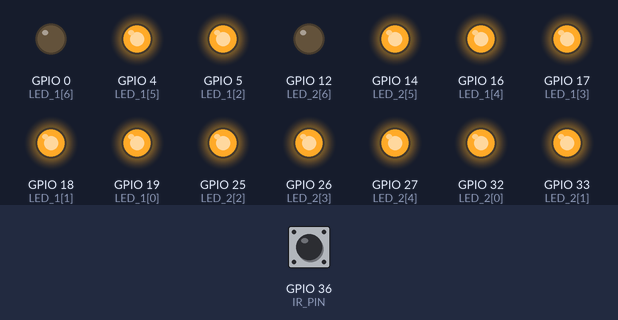
Recording of a sketch running on a simulated ESP32. On the bench: output pins drawn as LEDs (lit = HIGH). The inputs (shaded band) are chosen by the test bench; at power-on: GPIO 36 (IR_PIN) HIGH.

Above: at 1.2 s.
1.3 s: GPIO 36 (IR_PIN) driven LOW
At 1.9 s:
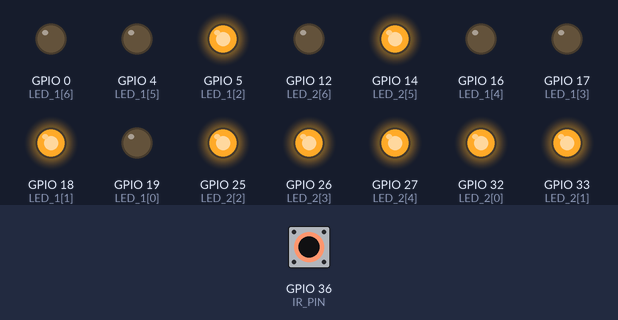
2.8 s: GPIO 36 (IR_PIN) pulsed HIGH 5 times (0.12 s each, 0.3 s apart)
At 4.9 s:
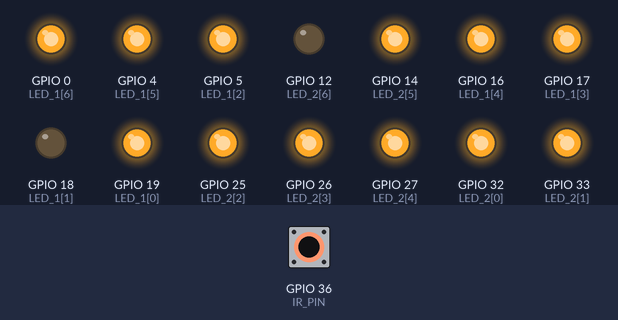
5.8 s: GPIO 36 (IR_PIN) pulsed HIGH 2 times (0.12 s each, 0.3 s apart)
At 6.6 s:
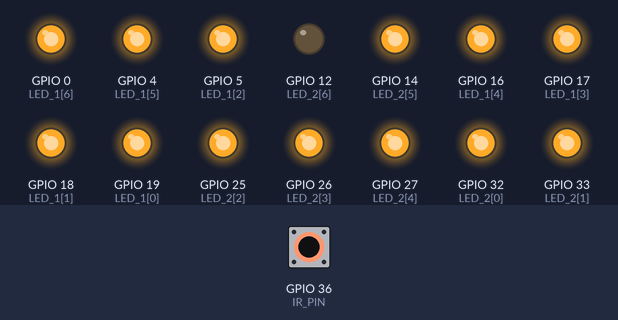
Timing chart, 0 to 8.8 s (numbered marks = the images above; inputs shaded):
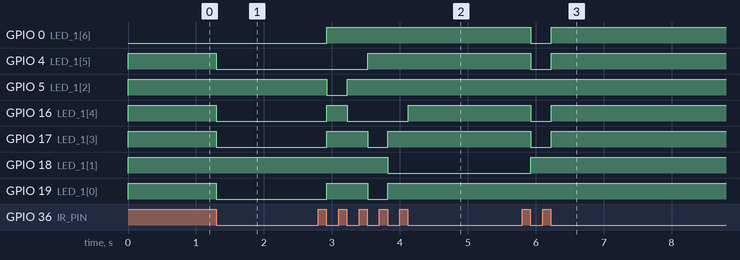

Measured:
- after the input at 1.3 s, GPIO 4 (LED_1[5]), GPIO 16 (LED_1[4]), GPIO 17 (LED_1[3]), GPIO 19 (LED_1[0]): HIGH → LOW at once
- after the input at 2.8 s, GPIO 0 (LED_1[6]): LOW → HIGH after 0.12 s; GPIO 4 (LED_1[5]): LOW → HIGH after 0.72 s
- after the input at 5.8 s, GPIO 0 (LED_1[6]), GPIO 4 (LED_1[5]), GPIO 16 (LED_1[4]), GPIO 17 (LED_1[3]): HIGH → LOW after 0.13 s, → HIGH 0.30 s later; GPIO 18 (LED_1[1]): LOW → HIGH after 0.13 s

The sketch:

IR_7Segment_Decoder.ino
```cpp
/*=============================================================
                    IR 7-SEGMENT DECODER
===============================================================
Description:
    This program demonstrates infrared sensor input signals,
    allowing each incremental sensor signal count to be
    displayed on two 7-segment displays, representing one's
    and ten's.

Programmer:
    Mark Garcia

Date:
    26 Oct 2026
*/

// GPIO Pins
const uint8_t IR_PIN = 36;

const uint8_t LED_1[] = {19, 18, 5, 17, 16, 4, 0};
const uint8_t NUM_ONES = sizeof(LED_1) / sizeof(LED_1[0]);

const uint8_t LED_2[] = {32, 33, 25, 26, 27, 14, 12};
const uint8_t NUM_TENS = sizeof(LED_2) / sizeof(LED_2[0]);

// Variables
int ir_counter = 0;
int ir_previousState = 1;

#include "decoder.h"

void setup() {
    pinMode(IR_PIN, INPUT);

    for (int i = 0; i < NUM_ONES; i++) {
        pinMode(LED_1[i], OUTPUT);
    }

    for (int i = 0; i < NUM_TENS; i++) {
        pinMode(LED_2[i], OUTPUT);
    }

    ir_previousState = digitalRead(IR_PIN);
    displayCounter(ir_counter);
}

void loop() {
    decoder(ir_previousState);
}
```

decoder.h
```cpp
// 7-Seg Array Map [10x7]
// Para hapos nalang ang kinabuhi
const uint8_t DIGITS[10][7] = {
    {1, 1, 1, 1, 1, 1, 0}, // 0
    {0, 1, 1, 0, 0, 0, 0}, // 1
    {1, 1, 0, 1, 1, 0, 1}, // 2
    {1, 1, 1, 1, 0, 0, 1}, // 3
    {0, 1, 1, 0, 0, 1, 1}, // 4
    {1, 0, 1, 1, 0, 1, 1}, // 5
    {1, 0, 1, 1, 1, 1, 1}, // 6
    {1, 1, 1, 0, 0, 0, 0}, // 7
    {1, 1, 1, 1, 1, 1, 1}, // 8
    {1, 1, 1, 1, 0, 1, 1}  // 9
};

// Allows connectivity from the board to the 7-Seg
void displayDigit(int digit, const uint8_t pins[]) {
    for (int i = 0; i < 7; i++) {
        digitalWrite(pins[i], DIGITS[digit][i]);
    }
}

// Determines the display of SEG1's Ones and SEG2's Tens
// via sensor count
void displayCounter(int counter) {
    int tens = counter / 10;
    int ones = counter % 10;

    displayDigit(tens, LED_2);
    displayDigit(ones, LED_1);
}

void decoder(int &previousState) {
    int currentState = digitalRead(IR_PIN);
    // Kung may new detection since kay 1 naman ang sa main

    if (previousState == 1 && currentState == 0) {
        ir_counter = (ir_counter + 1) % 100;

        displayCounter(ir_counter);
    }

    previousState = currentState;

    delay(20);
}
```
